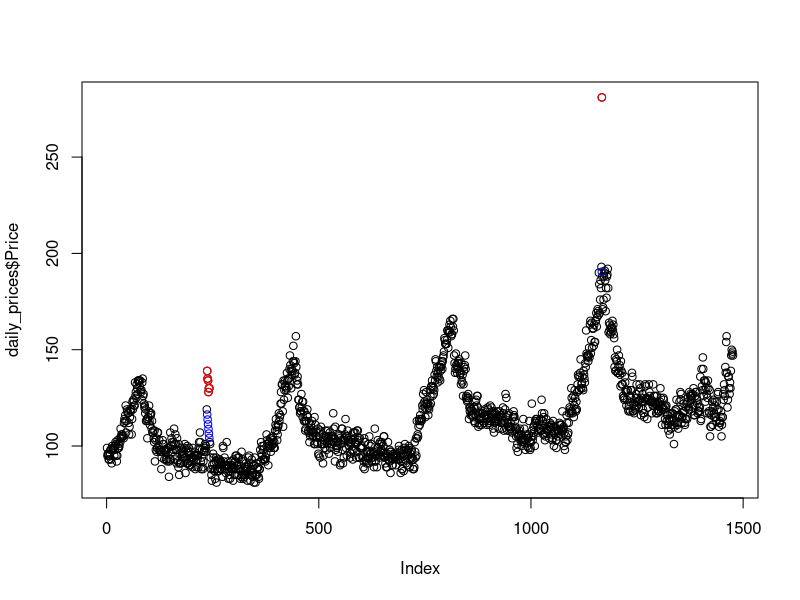
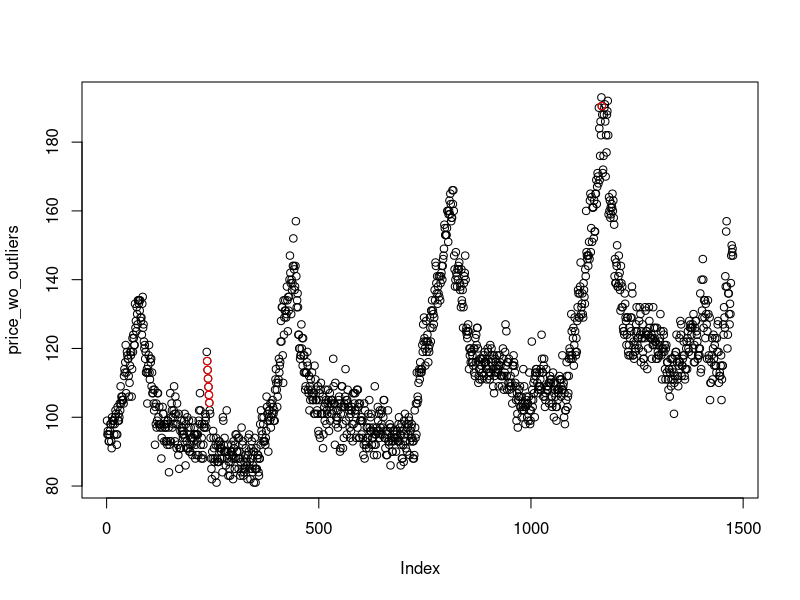
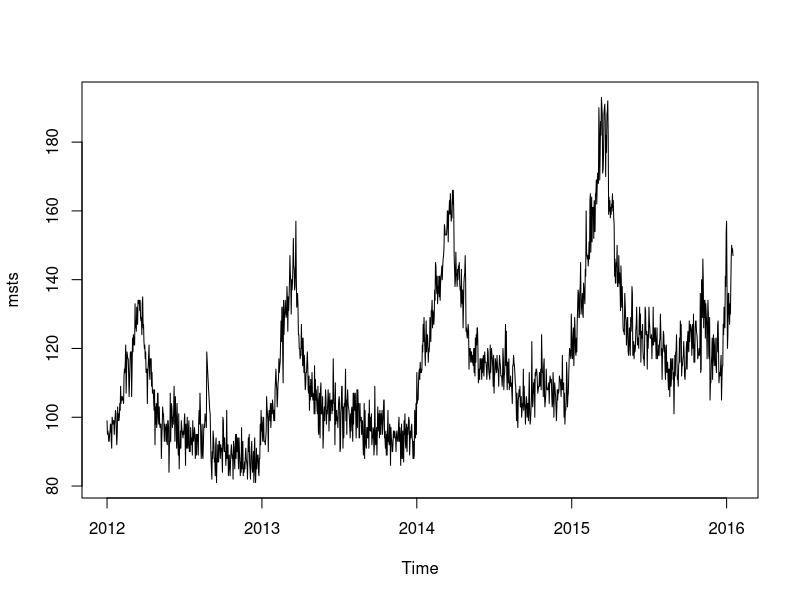

These charts were generated, in order, by the following R code: (Note: this script raises an error after producing the figures.)
library(forecast)
library(lubridate)

# Read Data
daily_prices = read.csv('Data/Multi-Year Price Data (Aggregate).csv')
daily_prices$Date = as.Date(daily_prices$Date, format='%m/%d/%Y')  

# Remove outliers - STL decomposition
outliers = tsoutliers(daily_prices$Price, lambda = 'auto')
plot(daily_prices$Price)
points(outliers$index, daily_prices$Price[outliers$index], col='red')
points(outliers$index, outliers$replacements, col='blue')
price_wo_outliers = daily_prices$Price
price_wo_outliers[outliers$index] = outliers$replacements

# Visualize substituted data
plot(price_wo_outliers)
points(outliers$index, outliers$replacements, col='red')

# Defice MSTS object with weekly, monthly and yearly
msts = msts(price_wo_outliers, seasonal.periods = c(7, 30.4, 365), start=decimal_date(daily_prices$Date[1]))
plot(msts)

# Split into train and test datasets
training = subset(msts, end = length(msts)-365)
test = subset(msts, start = length(msts)-364)

# Method 1: TBATS
# Run TBATS model
tbats_training = tbats(training)
  plot(tbats_training, main='Multiple Season Decomposition')

# Forecast test model
tbats_training %>% 
  forecast(h=365, level=50) %>%
  autoplot() + autolayer(test)

fc_tbats <- forecast(tbats_training,h=1504)
plot(fc_tbats, main = "TBATS Forecast")

# Check residuals
checkresiduals(fc_tbats)

# Looks good. Retrain using all of the available data
# tbats_full_set = tbats(msts, use.arma.errors = TRUE)
# plot(tbats_full_set, main='Multiple Season Decomposition')
# 
# fc_full_set<- forecast(tbats_full_set, h=1505, level=0)
# plot(fc_full_set)


# Method 2: Fourier autoarima
# Credit to: https://www.kaggle.com/kailex/arima-with-fourier-terms

# Fit base model
fit0 <- auto.arima(training)
(bestfit <- list(aicc=fit0$aicc, i=0, j=0, fit=fit0))

# Find best combination of Fourier series for each of the frequencies
# This can take a while to run
for(i in 1:3) {
  for (j in 1:3){
    for (k in 1:3){
      z0 <- fourier(ts(training, frequency=7), K=i)
      z1 <- fourier(ts(training, frequency=30.4), K=j)
      z2 <- fourier(ts(training, frequency=365), K=k)
      fit <- auto.arima(training, xreg=cbind(z0, z1, z2))
      if(fit$aicc < bestfit$aicc) {
        bestfit <- list(aicc=fit$aicc, i=i, j=j, k=k, fit=fit)
      }
    }
  }
}
bestfit

#Fit Best model
fc <- forecast(bestfit$fit, 
               xreg=cbind(
                 fourier(ts(training, freq=7), K=bestfit$i, h=1504),
                 fourier(ts(training, frequency=30.4), K=bestfit$j, h=1504),
                 fourier(ts(training, frequency=365), K=bestfit$k, h=1504)))
plot(fc)

#Check Residuals
checkresiduals(fc)

accuracy(fc_tbats, test)
accuracy(fc, test)

# Fourier Method performs better
# Train on full data set with (i,j,k) = (3,1,3)
z0 <- fourier(ts(msts, frequency=7), K=3)
z1 <- fourier(ts(msts, frequency=30.4), K=1)
z2 <- fourier(ts(msts, frequency=365), K=3)
fit <- auto.arima(msts, xreg=cbind(z0, z1, z2))
fc <- forecast(fit, 
               xreg=cbind(
                 fourier(ts(training, freq=7), K=3, h=1504),
                 fourier(ts(training, frequency=30.4), K=1, h=1504),
                 fourier(ts(training, frequency=365), K=3, h=1504)))
plot(fc)
plot(seq(ISOdate(2020,2,1), ISOdate(2020,2,29), "days"), tail(fc$mean, 29), xlab='Day', ylab='Price', main='Feb 2020 Forecast')
  
